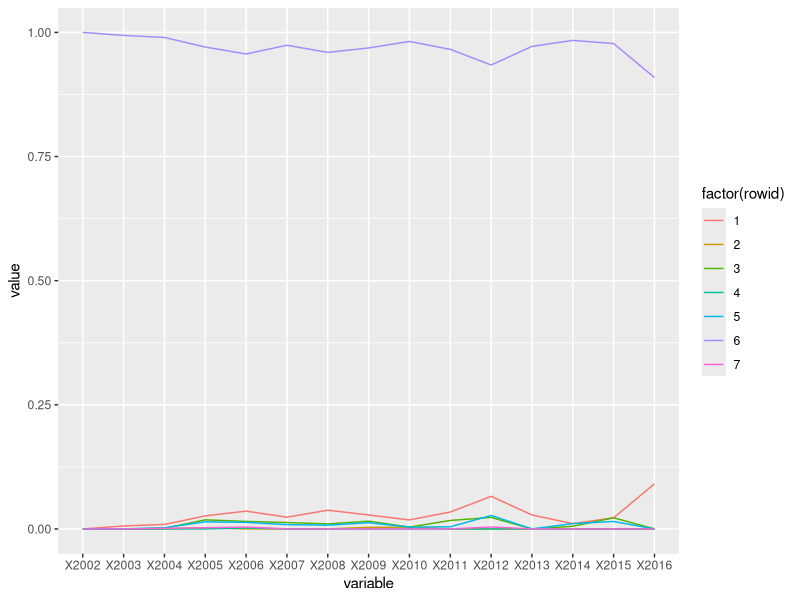

Recreate this plot in R.
## ---- chunk 1
data <- read.csv('timestamped.csv', header=TRUE)
data
## ---- chunk 2
library(reshape2)
df <- melt(data)
df$rowid <- 1:7
library(ggplot2)
ggplot(df, aes(variable, value, group=factor(rowid))) + geom_line(aes(color=factor(rowid)))
